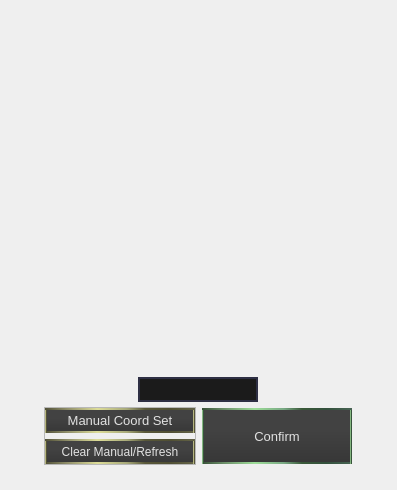
            <widget class="QWidget" name="zoompage">
             <property name="styleSheet">
              <string notr="true">QWidget#zoompage{
background-color: qlineargradient(spread:pad, x1:0.38, y1:0, x2:0.57, y2:1, stop:0 rgba(112, 112, 112, 255), stop:1 rgba(12, 12, 12, 255));
}</string>
             </property>
             <layout class="QVBoxLayout" name="verticalLayout_6">
              <item alignment="Qt::AlignHCenter|Qt::AlignVCenter">
               <widget class="QFrame" name="zoomFrame">
                <property name="frameShape">
                 <enum>QFrame::NoFrame</enum>
                </property>
                <property name="frameShadow">
                 <enum>QFrame::Raised</enum>
                </property>
                <layout class="QVBoxLayout" name="verticalLayout_11">
                 <property name="spacing">
                  <number>0</number>
                 </property>
                 <item alignment="Qt::AlignHCenter">
                  <widget class="QLabel" name="ZoomGlass">
                   <property name="enabled">
                    <bool>true</bool>
                   </property>
                   <property name="sizePolicy">
                    <sizepolicy hsizetype="Fixed" vsizetype="Fixed">
                     <horstretch>0</horstretch>
                     <verstretch>0</verstretch>
                    </sizepolicy>
                   </property>
                   <property name="minimumSize">
                    <size>
                     <width>357</width>
                     <height>357</height>
                    </size>
                   </property>
                   <property name="maximumSize">
                    <size>
                     <width>357</width>
                     <height>357</height>
                    </size>
                   </property>
                   <property name="baseSize">
                    <size>
                     <width>0</width>
                     <height>0</height>
                    </size>
                   </property>
                   <property name="autoFillBackground">
                    <bool>false</bool>
                   </property>
                   <property name="frameShape">
                    <enum>QFrame::NoFrame</enum>
                   </property>
                   <property name="frameShadow">
                    <enum>QFrame::Raised</enum>
                   </property>
                   <property name="lineWidth">
                    <number>0</number>
                   </property>
                   <property name="midLineWidth">
                    <number>0</number>
                   </property>
                   <property name="pixmap">
                    <pixmap resource="Resources.qrc">:/Resources/Images/lens9.png</pixmap>
                   </property>
                   <property name="scaledContents">
                    <bool>false</bool>
                   </property>
                   <property name="alignment">
                    <set>Qt::AlignHCenter|Qt::AlignTop</set>
                   </property>
                   <property name="indent">
                    <number>0</number>
                   </property>
                  </widget>
                 </item>
                 <item alignment="Qt::AlignHCenter|Qt::AlignTop">
                  <widget class="QLineEdit" name="coordPosLine">
                   <property name="sizePolicy">
                    <sizepolicy hsizetype="Expanding" vsizetype="Fixed">
                     <horstretch>0</horstretch>
                     <verstretch>0</verstretch>
                    </sizepolicy>
                   </property>
                   <property name="minimumSize">
                    <size>
                     <width>0</width>
                     <height>25</height>
                    </size>
                   </property>
                   <property name="maximumSize">
                    <size>
                     <width>120</width>
                     <height>25</height>
                    </size>
                   </property>
                   <property name="styleSheet">
                    <string notr="true">QLineEdit
{
border: 2px solid rgb(46, 47, 68);
background-color:rgb(27, 27, 27);
color:rgb(226, 226, 226);
padding-left:10px;
padding-right:10px;
text-align: center;
}</string>
                   </property>
                   <property name="alignment">
                    <set>Qt::AlignCenter</set>
                   </property>
                   <property name="readOnly">
                    <bool>true</bool>
                   </property>
                  </widget>
                 </item>
                 <item alignment="Qt::AlignHCenter|Qt::AlignTop">
                  <widget class="QFrame" name="zoomButFrame">
                   <property name="frameShape">
                    <enum>QFrame::NoFrame</enum>
                   </property>
                   <property name="frameShadow">
                    <enum>QFrame::Raised</enum>
                   </property>
                   <layout class="QHBoxLayout" name="horizontalLayout_11">
                    <property name="topMargin">
                     <number>5</number>
                    </property>
                    <property name="bottomMargin">
                     <number>5</number>
                    </property>
                    <item alignment="Qt::AlignLeft">
                     <widget class="QFrame" name="manButFrame">
                      <property name="frameShape">
                       <enum>QFrame::StyledPanel</enum>
                      </property>
                      <property name="frameShadow">
                       <enum>QFrame::Raised</enum>
                      </property>
                      <layout class="QVBoxLayout" name="verticalLayout_15">
                       <property name="leftMargin">
                        <number>0</number>
                       </property>
                       <property name="topMargin">
                        <number>0</number>
                       </property>
                       <property name="rightMargin">
                        <number>0</number>
                       </property>
                       <property name="bottomMargin">
                        <number>0</number>
                       </property>
                       <item>
                        <widget class="MyPushButton" name="SetCoordButton">
                         <property name="sizePolicy">
                          <sizepolicy hsizetype="Preferred" vsizetype="Fixed">
                           <horstretch>0</horstretch>
                           <verstretch>0</verstretch>
                          </sizepolicy>
                         </property>
                         <property name="minimumSize">
                          <size>
                           <width>150</width>
                           <height>25</height>
                          </size>
                         </property>
                         <property name="maximumSize">
                          <size>
                           <width>150</width>
                           <height>16777215</height>
                          </size>
                         </property>
                         <property name="font">
                          <font>
                           <pointsize>10</pointsize>
                          </font>
                         </property>
                         <property name="layoutDirection">
                          <enum>Qt::LeftToRight</enum>
                         </property>
                         <property name="autoFillBackground">
                          <bool>false</bool>
                         </property>
                         <property name="styleSheet">
                          <string notr="true">QPushButton{
    background-color:qlineargradient(spread:pad, x1:0.5, y1:1, x2:0.5, y2:0.398, stop:0 rgba(55, 55, 55, 255), stop:1 rgba(66, 66, 66, 255));
	color:rgb(225, 225, 225);
border:2px solid qlineargradient(spread:pad, x1:0, y1:0.511, x2:1, y2:0.5, stop:0 rgba(80, 80, 55, 255), stop:0.155556 rgba(146, 145, 107, 255), stop:0.35 rgba(221, 221, 152, 255), stop:0.544444 rgba(167, 169, 121, 255), stop:0.666667 rgba(89, 88, 57, 255), stop:0.827778 rgba(80, 79, 51, 255), stop:0.994444 rgba(99, 99, 71, 255));
}

QPushButton:hover{

}

QPushButton:pressed
{
background-color:qlineargradient(spread:pad, x1:0.5, y1:1, x2:0.5, y2:0.398, stop:0 rgba(62, 62, 62, 255), stop:1 rgba(48, 48, 48, 255));
color:rgb(210, 210, 210);
border:2px solid qlineargradient(spread:pad, x1:0, y1:0.511, x2:1, y2:0.5, stop:0 rgba(70, 70, 70, 255), stop:0.0670391 rgba(187, 187, 187, 255), stop:0.155556 rgba(114, 114, 114, 255), stop:0.35 rgba(184, 184, 184, 255), stop:0.544444 rgba(137, 137, 137, 255), stop:0.666667 rgba(68, 68, 68, 255), stop:0.827778 rgba(96, 93, 96, 255), stop:0.916667 rgba(175, 172, 175, 255), stop:0.994444 rgba(68, 68, 68, 255));
}



</string>
                         </property>
                         <property name="text">
                          <string>Manual Coord Set</string>
                         </property>
                         <property name="flat">
                          <bool>false</bool>
                         </property>
                        </widget>
                       </item>
                       <item>
                        <widget class="MyPushButton" name="clearMan">
                         <property name="sizePolicy">
                          <sizepolicy hsizetype="Expanding" vsizetype="Fixed">
                           <horstretch>0</horstretch>
                           <verstretch>0</verstretch>
                          </sizepolicy>
                         </property>
                         <property name="minimumSize">
                          <size>
                           <width>0</width>
                           <height>25</height>
                          </size>
                         </property>
                         <property name="maximumSize">
                          <size>
                           <width>150</width>
                           <height>16777215</height>
                          </size>
                         </property>
                         <property name="styleSheet">
                          <string notr="true">QPushButton{
    background-color:qlineargradient(spread:pad, x1:0.5, y1:1, x2:0.5, y2:0.398, stop:0 rgba(55, 55, 55, 255), stop:1 rgba(66, 66, 66, 255));
	color:rgb(225, 225, 225);
border:2px solid qlineargradient(spread:pad, x1:0, y1:0.511, x2:1, y2:0.5, stop:0 rgba(80, 80, 55, 255), stop:0.155556 rgba(146, 145, 107, 255), stop:0.35 rgba(221, 221, 152, 255), stop:0.544444 rgba(167, 169, 121, 255), stop:0.666667 rgba(89, 88, 57, 255), stop:0.827778 rgba(80, 79, 51, 255), stop:0.994444 rgba(99, 99, 71, 255));
}

QPushButton:hover{

}

QPushButton:pressed
{
background-color:qlineargradient(spread:pad, x1:0.5, y1:1, x2:0.5, y2:0.398, stop:0 rgba(62, 62, 62, 255), stop:1 rgba(48, 48, 48, 255));
color:rgb(210, 210, 210);
border:2px solid qlineargradient(spread:pad, x1:0, y1:0.511, x2:1, y2:0.5, stop:0 rgba(70, 70, 70, 255), stop:0.0670391 rgba(187, 187, 187, 255), stop:0.155556 rgba(114, 114, 114, 255), stop:0.35 rgba(184, 184, 184, 255), stop:0.544444 rgba(137, 137, 137, 255), stop:0.666667 rgba(68, 68, 68, 255), stop:0.827778 rgba(96, 93, 96, 255), stop:0.916667 rgba(175, 172, 175, 255), stop:0.994444 rgba(68, 68, 68, 255));
}



</string>
                         </property>
                         <property name="text">
                          <string>Clear Manual/Refresh</string>
                         </property>
                        </widget>
                       </item>
                      </layout>
                     </widget>
                    </item>
                    <item>
                     <widget class="MyPushButton" name="coordConfirm">
                      <property name="minimumSize">
                       <size>
                        <width>150</width>
                        <height>50</height>
                       </size>
                      </property>
                      <property name="maximumSize">
                       <size>
                        <width>150</width>
                        <height>56</height>
                       </size>
                      </property>
                      <property name="font">
                       <font>
                        <pointsize>10</pointsize>
                       </font>
                      </property>
                      <property name="styleSheet">
                       <string notr="true">QPushButton{
    background-color:qlineargradient(spread:pad, x1:0.5, y1:1, x2:0.5, y2:0.398, stop:0 rgba(55, 55, 55, 255), stop:1 rgba(66, 66, 66, 255));
	color:rgb(225, 225, 225);
border:2px solid qlineargradient(spread:pad, x1:0, y1:0.511, x2:1, y2:0.5, stop:0 rgba(55, 80, 55, 255), stop:0.155556 rgba(110, 146, 107, 255), stop:0.351955 rgba(157, 221, 152, 255), stop:0.544444 rgba(121, 169, 132, 255), stop:0.666667 rgba(58, 89, 57, 255), stop:0.827778 rgba(51, 80, 60, 255), stop:0.994444 rgba(71, 99, 83, 255));
}

QPushButton:hover{

}

QPushButton:pressed
{
background-color:qlineargradient(spread:pad, x1:0.5, y1:1, x2:0.5, y2:0.398, stop:0 rgba(62, 62, 62, 255), stop:1 rgba(48, 48, 48, 255));
color:rgb(210, 210, 210);
border:2px solid qlineargradient(spread:pad, x1:0, y1:0.511, x2:1, y2:0.5, stop:0 rgba(70, 70, 70, 255), stop:0.0670391 rgba(187, 187, 187, 255), stop:0.155556 rgba(114, 114, 114, 255), stop:0.35 rgba(184, 184, 184, 255), stop:0.544444 rgba(137, 137, 137, 255), stop:0.666667 rgba(68, 68, 68, 255), stop:0.827778 rgba(96, 93, 96, 255), stop:0.916667 rgba(175, 172, 175, 255), stop:0.994444 rgba(68, 68, 68, 255));
}



</string>
                      </property>
                      <property name="text">
                       <string>Confirm</string>
                      </property>
                     </widget>
                    </item>
                   </layout>
                  </widget>
                 </item>
                </layout>
               </widget>
              </item>
             </layout>
            </widget>
